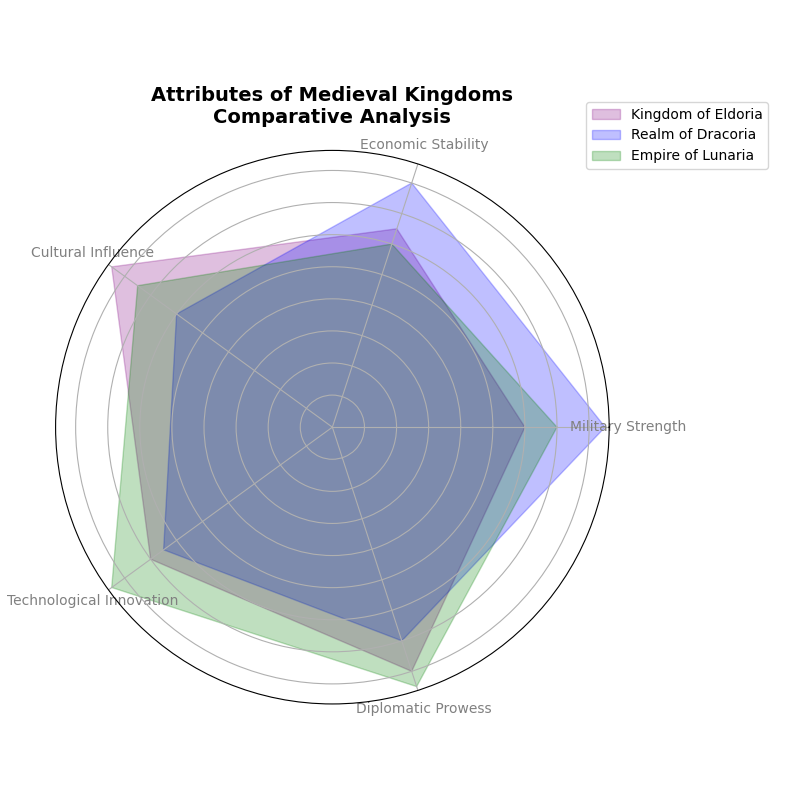

Reproduce this figure in Python.
import matplotlib.pyplot as plt
import numpy as np
from math import pi

# Define the attributes for the radar chart
attributes = ['Military Strength', 'Economic Stability', 'Cultural Influence', 
              'Technological Innovation', 'Diplomatic Prowess']

# Define the statistics for each kingdom
eldoria_stats = [60, 65, 85, 70, 80]
dracoria_stats = [85, 80, 60, 65, 70]
lunaria_stats = [70, 60, 75, 85, 85]

# Prepare data and settings
data = [eldoria_stats, dracoria_stats, lunaria_stats]
kingdoms = ['Kingdom of Eldoria', 'Realm of Dracoria', 'Empire of Lunaria']
colors = ['purple', 'blue', 'green'] 

num_vars = len(attributes)

# Compute angle for each attribute
angles = np.linspace(0, 2 * np.pi, num_vars, endpoint=False).tolist()
angles += angles[:1]

# Function to create a radar chart
def create_radar_chart(ax, data, color, label):
    data += data[:1]  # Repeat the first value to close the radar chart
    # Fill the area of the radar chart for the kingdom
    ax.fill(angles, data, color=color, alpha=0.25, label=label)

# Set up the radar chart
fig, ax = plt.subplots(figsize=(8, 8), subplot_kw=dict(polar=True))

# Create the radar chart for each kingdom
for i in range(len(kingdoms)):
    create_radar_chart(ax, data[i], colors[i], kingdoms[i])

# Configure the appearance of the radar chart
ax.set_yticklabels([])
ax.set_xticks(angles[:-1])
ax.set_xticklabels(attributes, fontsize=10, color='gray')

# Title and legend
plt.title('Attributes of Medieval Kingdoms\nComparative Analysis', size=14, weight='bold', pad=20)
ax.legend(loc='upper right', bbox_to_anchor=(1.3, 1.1), fontsize=10)

# Display the plot
plt.tight_layout()
plt.show()
